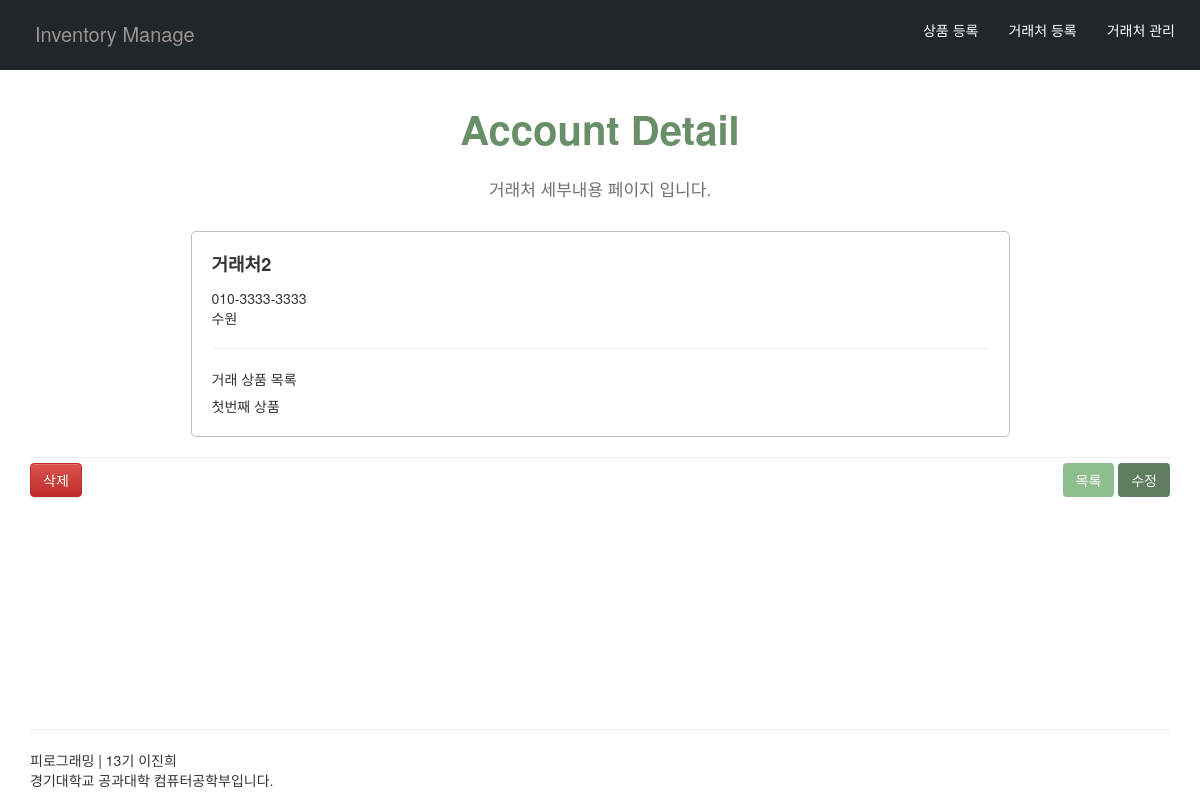
The page /account/1/ on the database its author committed.
### shop/models.py (models this page shows, shortened)
class Accounter(models.Model):
    name = models.CharField(max_length=20)
    call = models.CharField(max_length=30)
    address = models.CharField(max_length=100)
    created_at = models.DateTimeField(auto_now_add = True)
    updated_at = models.DateTimeField(auto_now= True)
    def __str__(self):
        return self.name

class Item(models.Model):
    title = models.CharField(max_length=100)
    image = models.ImageField()
    content = models.TextField()
    price = models.PositiveIntegerField(default=0)
    amount = models.PositiveIntegerField(default=0)
    account = models.ForeignKey(Accounter, on_delete=models.CASCADE,db_column='name')
    created_at = models.DateTimeField(auto_now_add = True)
    updated_at = models.DateTimeField(auto_now= True)
    def __str__(self):
        return self.title

### shop/views.py (the view)
# urls.py: path('account/<int:pk>/',views.account_detail,name='account_detail'),
def account_detail(request, pk):
    account = get_object_or_404(Accounter,pk=pk)
    item = find_item(account)
    return render(request,'account_detail.html',{
        'account': account,
        'item':item,
    })

### shop/views.py (called while the page is built)
def find_item(account):
    items = Item.objects.all()
    for item in items:
        if str(item.account) == str(account.name):
            return item

### shop/templates/account_detail.html
{% extends "layout.html"%}{% block title %} Account Detail {% endblock %}
{% block menu %} 거래처 세부내용 {% endblock %} {% block content %}
<div class="row" style="display: flex; justify-content: center;">
  <div
    class="wrap"
    style="
      width: 70%;
      border: solid 1px silver;
      border-radius: 0.5rem;
      padding: 2rem;
      text-align: left;
    "
  >
    <div style="margin-bottom: 1rem; font-size: large; font-weight: bold;">
      {{account.name}}
    </div>
    <div>{{account.call}}</div>
    <div>{{account.address}}</div>
    <hr />
    <div>거래 상품 목록</div>
    <div style="margin-top: 0.7rem;">
      {% if item %} {{item}} {% endif %}
    </div>
  </div>
</div>
<hr />
<div
  class="item_option"
  style="
    position: relative;
    width: 100%;
    display: inline-block;
    margin-top: -1.5rem;
  "
>
  <div class="option_left" style="display: inline-block; float: left;">
    <a
      class="btn btn-danger"
      href="{% url 'shop:account_delete' account.pk%}"
      role="button"
      >삭제</a
    >
  </div>
  <div class="option_right" style="display: inline-block; float: right;">
    <a
      class="btn"
      href="{% url 'shop:account_list' %}"
      role="button"
      style="background-color: rgb(142, 189, 142); color: white;"
      >목록</a
    >
    <a
      class="btn"
      href="{% url 'shop:account_edit' account.pk%}"
      role="button"
      style="background-color: rgb(95, 126, 95); color: white;"
      >수정</a
    >
  </div>
</div>
{% endblock %}

### project/templates/layout.html (style rules this page uses)
body { margin: 0; padding: 0; box-sizing: border-box; }

### rows shown on the page
Accounter: name "거래처2", call "010-3333-3333", address "수원"
Item: title "첫번째 상품"
